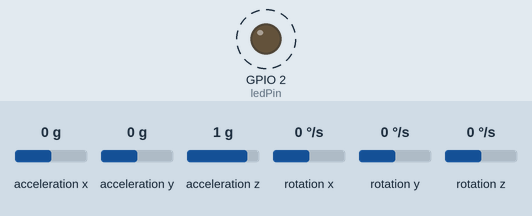
This sketch was run on a simulated ESP32. Parts: output pins drawn as LEDs (lit = HIGH). Dashed ring = blinking. The inputs (shaded band) are chosen by the test bench; at power-on: acceleration x 0 g, acceleration y 0 g, acceleration z 1 g, rotation x 0 °/s, rotation y 0 °/s, rotation z 0 °/s. What the sketch prints to the serial monitor is not drawn.

Above: at 1.2 s.
Timing chart, 0 to 4.0 s (numbered marks = the images above):
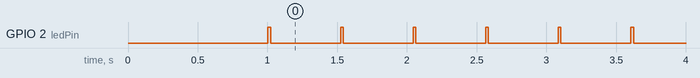

The sketch:

MPU6050.ino
```cpp
#include "arduino_secrets.h"

#include <Wire.h>
#include <MPU6050_light.h>

MPU6050 mpu(Wire);
const int ledPin = 2;

void setup() {
  Serial.begin(115200);
  Wire.begin(21, 22); // SDA, SCL no ESP32

  pinMode(ledPin, OUTPUT);
  digitalWrite(ledPin, LOW);

  if (mpu.begin() != 0) {
    Serial.println("â   Erro ao inicializar MPU6050");
    while (1);
  }

  mpu.calcOffsets(); // CalibraÃ§Ã£o
  Serial.println("\nâ   MPU6050 inicializado e calibrado!\n");
}

void loop() {
  mpu.update();
  digitalWrite(ledPin, HIGH);

  Serial.println("========== ð    Leitura MPU6050 ==========");

  // AceleraÃ§Ã£o (convertida para m/sÂ²)
  Serial.printf("ð    AceleraÃ§Ã£o (m/sÂ²)\n");
  Serial.printf("  X: %.2f\tY: %.2f\tZ: %.2f\n",
                mpu.getAccX() * 9.81,
                mpu.getAccY() * 9.81,
                mpu.getAccZ() * 9.81);

  // GiroscÃ³pio (Â°/s)
  Serial.printf("ð  ¯ GiroscÃ³pio (Â°/s)\n");
  Serial.printf("  X: %.2f\tY: %.2f\tZ: %.2f\n",
                mpu.getGyroX(),
                mpu.getGyroY(),
                mpu.getGyroZ());

  // Ã ngulos (Â°)
  Serial.printf("ð    Ã ngulos\n");
  Serial.printf("  Roll: %.2fÂ°\tPitch: %.2fÂ°\tYaw: %.2fÂ°\n",
                mpu.getAngleX(),
                mpu.getAngleY(),
                mpu.getAngleZ());

  Serial.println("========================================\n");

  digitalWrite(ledPin, LOW);
  delay(500);
}
```

arduino_secrets.h
```cpp

```

Measured:
- by itself, GPIO 2 (ledPin): alternates HIGH for 0.02 s and LOW for 0.50 s
